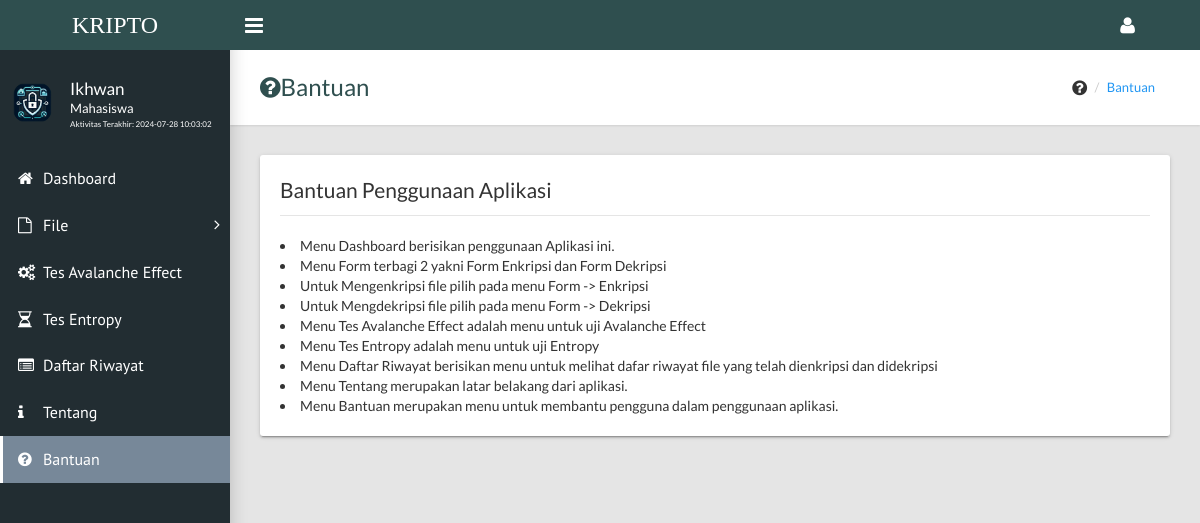
Page /help.php (signed in) on the committed database.
### tables this page shows
CREATE TABLE `users` (
  `username` varchar(15) NOT NULL,
  `password` varchar(100) DEFAULT NULL,
  `fullname` varchar(50) DEFAULT NULL,
  `job_title` varchar(50) DEFAULT NULL,
  `join_date` timestamp NULL DEFAULT NULL,
  `last_activity` timestamp NULL DEFAULT NULL
);

### help.php (the view, shortened to what this page needs)
<?php
include('../config.php');
?>
<!DOCTYPE html>
<html>
<?php
$user = $_SESSION['username'];
$query = mysqli_query($koneksi,"SELECT fullname,job_title,last_activity FROM users WHERE username='$user'");
$data = mysqli_fetch_array($query);
?>
  <head>
    <link rel="stylesheet" type="text/css" href="../assets/css/main.css">
  </head>
  <body class="sidebar-mini fixed">
    <div class="wrapper">
      <header class="main-header hidden-print"><a class="logo" href="index.php" style="font-size:18pt; font-family: Times new roman; background-color: #2F4F4F;"><span>KRIPTO</span></a>
        <nav class="navbar navbar-static-top" style="background-color: #2F4F4F;">
          <a class="sidebar-toggle" href="#" data-toggle="offcanvas"></a>
          <div class="navbar-custom-menu">
            <ul class="top-nav">
              <li class="dropdown"><a class="dropdown-toggle" href="#" data-toggle="dropdown" role="button" aria-haspopup="true" aria-expanded="false"><i class="fa fa-user fa-lg"></i></a>
              </li>
            </ul>
          </div>
        </nav>
      </header>
      <aside class="main-sidebar hidden-print">
        <section class="sidebar">
          <div class="user-panel">
            <div class="pull-left image"><img class="img-circle" src="../assets/images/lockandkey2.png" alt="User Image"></div>
            <div class="pull-left info">
              <p style="margin-top:-5px;"><?php echo $data['fullname']; ?></p>
              <p class="designation"><?php echo $data['job_title']; ?></p>
              <p class="designation" style="font-size:6pt;">Aktivitas Terakhir: <?php echo $data['last_activity'] ?></p>
            </div>
          </div>
          <ul class="sidebar-menu">
                    <li><a href="index.php">
                        <i class="fa fa-home"></i><span>Dashboard</span>
                    </a></li>
                    <li class="treeview">
                        <a href="#"><i class="fa fa-file-o"></i><span>File</span><i class="fa fa-angle-right"></i></a>
                    </li>
                    <li><a href="tes.php"><i class="fa fa-gears"></i><span>Tes Avalanche Effect</span></a></li>
                    <li><a href="tes_enthopy.php"><i class="fa fa-hourglass-half"></i><span>Tes Entropy</span></a></li>
                    <li><a href="history.php"><i class="fa fa-list-alt"></i><span>Daftar Riwayat</span></a></li>
                    <li><a href="about.php"><i class="fa fa-info"></i><span>Tentang</span></a></li>
                    <li><a href="help.php" style="border-color:#fff;background-color: #778899;"><i class="fa fa-question-circle"></i><span>Bantuan</span></a></li>
            </ul>
        </section>
      </aside>
      <div class="content-wrapper">
        <div class="page-title">
          <div>
            <h1 style = "color : #2F4F4F"><i class="fa fa-question-circle" style = "color : #2F4F4F"></i>Bantuan</h1>
          </div>
          <div>
            <ul class="breadcrumb">
              <li><i class="fa fa-question-circle fa-lg"></i></li>
              <li><a href="#" style = "color : #2196F3">Bantuan</a></li>
            </ul>
          </div>
        </div>
        <div class="row">
          <div class="col-md-12">
            <div class="card">
              <div class="card-body">
                <legend>Bantuan Penggunaan Aplikasi</legend>
                <li>Menu Dashboard berisikan penggunaan Aplikasi ini.</li>
                <li>Menu Form terbagi 2 yakni Form Enkripsi dan Form Dekripsi</li>
                <li>Untuk Mengenkripsi file pilih pada menu Form -> Enkripsi</li>
                <li>Untuk Mengdekripsi file pilih pada menu Form -> Dekripsi</li>
                <li>Menu Tes Avalanche Effect adalah menu untuk uji Avalanche Effect</li>
				<li>Menu Tes Entropy adalah menu untuk uji Entropy</li>
				<li>Menu Daftar Riwayat berisikan menu untuk melihat dafar riwayat file yang telah dienkripsi dan didekripsi</li>
                <li>Menu Tentang merupakan latar belakang dari aplikasi.</li>
                <li>Menu Bantuan merupakan menu untuk membantu pengguna dalam penggunaan aplikasi.</li>
              </div>
            </div>
          </div>
        </div>
      </div>
    </div>
  </body>
</html>

### rows in the picture
users: fullname "Ikhwan", job_title "Mahasiswa", last_activity "2024-07-28 10:03:02"
